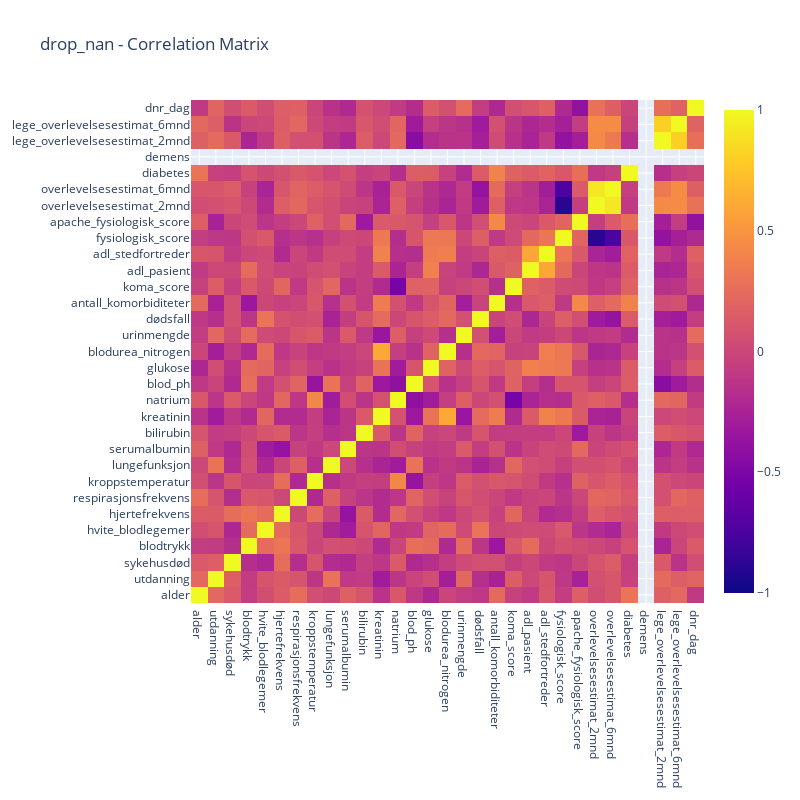
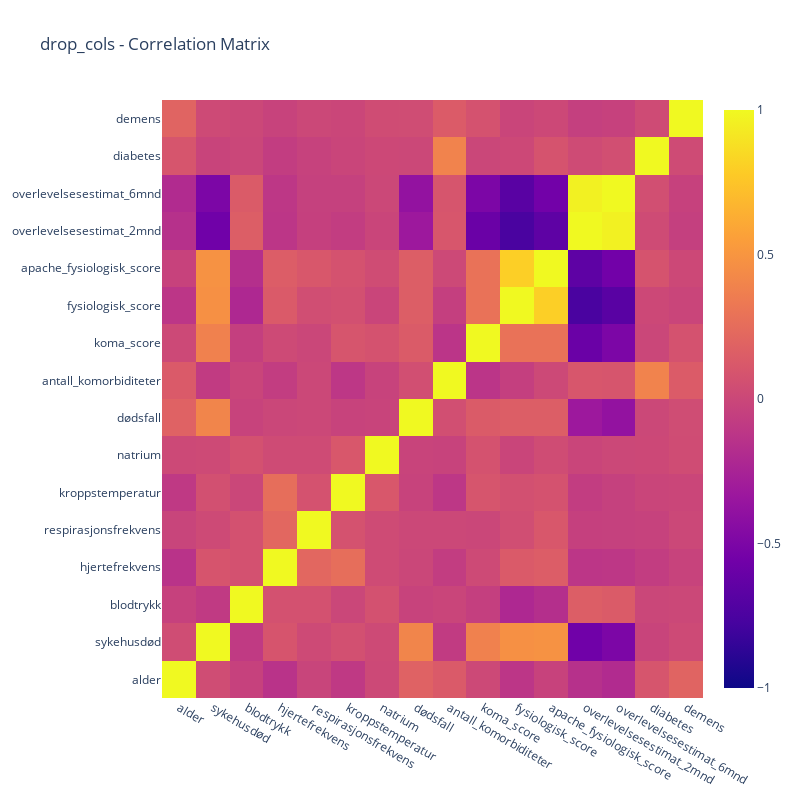
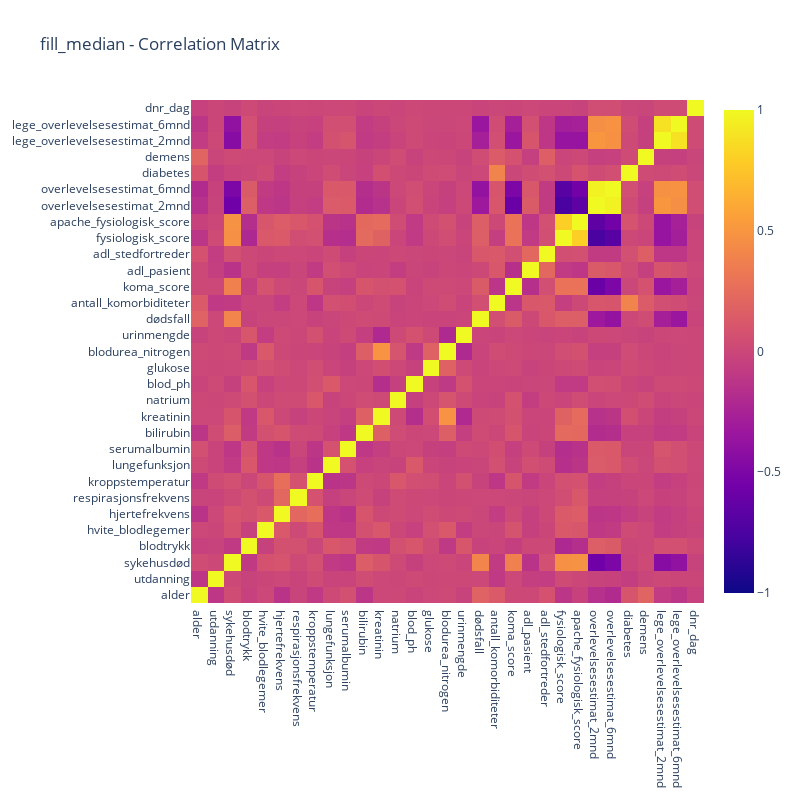
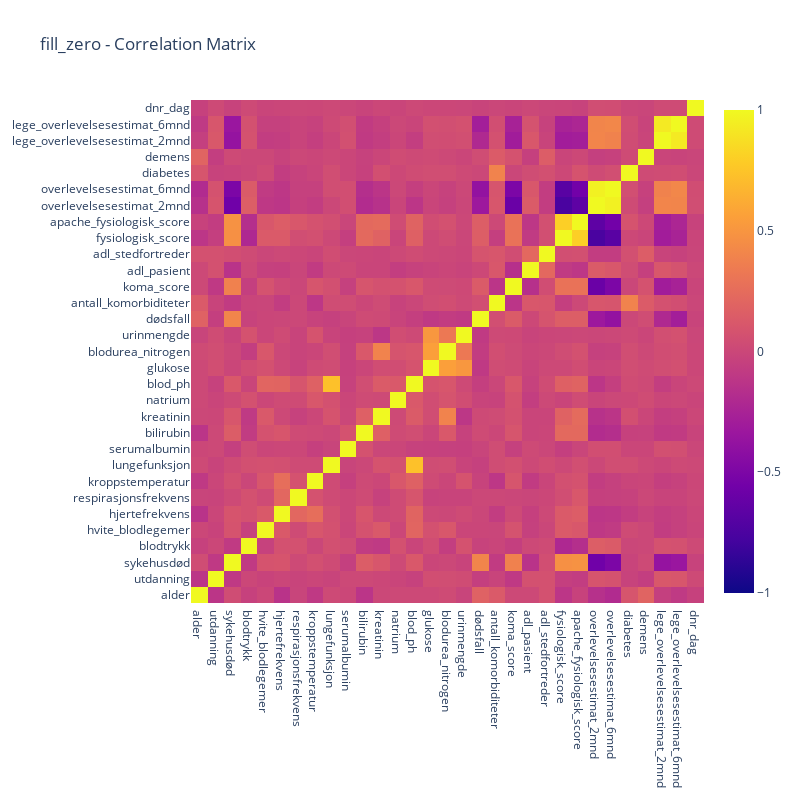

The notebook cell these images were saved under, in order:
### Code cell
# Define the strategies and models
strategies = ['drop_nan', 'drop_cols', 'fill_median', 'fill_zero', 'knn_imputation']
models = list(model_pipelines.keys())

# Create a dictionary to store the results
results = {}

for strategy in strategies:
    if strategy == 'drop_nan':
        X_strategy, y_strategy = drop_nan(X, y)
    elif strategy == 'drop_cols':
        X_strategy, y_strategy = drop_cols(X, y)
    elif strategy == 'fill_median':
        X_strategy, y_strategy = fill_median(X, y)
    elif strategy == 'fill_zero':
        X_strategy, y_strategy = fill_zero(X, y)
    elif strategy == 'knn_imputation':
        X_strategy, y_strategy = knn_imputation(X, y)
        

    # Split the data into training, validation, and testing sets
    X_train_temp, X_test, y_train_temp, y_test = train_test_split(X_strategy, y_strategy, test_size=0.2, random_state=24)
    X_train, X_val, y_train, y_val = train_test_split(X_train_temp, y_train_temp, test_size=0.25, random_state=24)

    # Compute the correlation matrix
    numeric_cols = X_strategy.select_dtypes(include=['int64', 'float64']).columns
    corr_matrix = X_strategy[numeric_cols].corr()

    # Create the heatmap using Plotly
    fig = go.Figure(data=go.Heatmap(
        z=corr_matrix.values,
        x=corr_matrix.columns,
        y=corr_matrix.columns,
        zmin=-1, zmax=1
    ))

    # Update layout to add a title and adjust sizing
    fig.update_layout(
        title=f'{strategy} - Correlation Matrix',
        xaxis_nticks=len(corr_matrix.columns),
        yaxis_nticks=len(corr_matrix.columns),
        autosize=False,
        width=800,  # you can adjust the size here
        height=800
    )

    # Show the heatmap
    fig.show()

    categorical_cols = X_strategy.select_dtypes(exclude=['int64', 'float64']).columns
    numerical_cols = [ col for col in X_strategy.columns if col not in categorical_cols]

    categorical_transformer = Pipeline(steps=[
        ('converter', FunctionTransformer(lambda x: x.astype(str))),  # Convert to strings
        ('onehot', OneHotEncoder(handle_unknown='ignore'))
    ])
    numerical_transformer = Pipeline(steps=[
        ('scaler', StandardScaler())
    ])

    preprocessor = ColumnTransformer(
        transformers=[
            ('num', numerical_transformer, numerical_cols),
            ('cat', categorical_transformer, categorical_cols)
        ]
    )

    best_rmse = float('inf')
    best_model_name = None
    best_model_pipeline = None

    for model_name in models:
        model_pipeline = create_model_pipeline(model_name, preprocessor)
        model_pipeline.fit(X_train, y_train)
        y_val_pred = model_pipeline.predict(X_val)
        rmse_val = mean_squared_error(y_val, y_val_pred, squared=False)
        print(f'{model_name}: {rmse_val}')
        if rmse_val < best_rmse:
            best_rmse = rmse_val
            best_model_name = model_name
            best_model_pipeline = model_pipeline


    # Calculate the predicted values for the validation set
    y_val_pred = best_model_pipeline.predict(X_val)

    # Calculate the absolute difference between predicted and actual values
    diff = np.abs(y_val - y_val_pred)

    # Calculate the percentage of values with 10 or less difference
    within_10_diff_percent = np.sum(diff <= 10) / len(y_val) * 100

    results[strategy] = {
        'best_model': best_model_name,
        'validation_rmse': best_rmse,
        'within_10_diff_percent': within_10_diff_percent
    }

    print(f'{strategy} - Best Model: {best_model_name}')
    print(f'{strategy} - Validation RMSE: {best_rmse:.2f}')
    print(f'{strategy} - Within 10 diff: {within_10_diff_percent:.2f}%')

### Figure 1 — Plotly figure (JSON) as saved in the notebook; plotly's stock layout.template omitted (floating-point values rounded to 4 significant figures; data arrays with more than 128 entries replaced by an {"elided": "..."} marker saying what was removed)
{"data": [{"type": "heatmap", "x": ["alder", "utdanning", "sykehusdød", "blodtrykk", "hvite_blodlegemer", "hjertefrekvens", "respirasjonsfrekvens", "kroppstemperatur", "lungefunksjon", "serumalbumin", "bilirubin", "kreatinin", "natrium", "blod_ph", "glukose", "blodurea_nitrogen", "urinmengde", "dødsfall", "antall_komorbiditeter", "koma_score", "adl_pasient", "adl_stedfortreder", "fysiologisk_score", "apache_fysiologisk_score", "overlevelsesestimat_2mnd", "overlevelsesestimat_6mnd", "diabetes", "demens", "lege_overlevelsesestimat_2mnd", "lege_overlevelsesestimat_6mnd", "dnr_dag"], "y": ["alder", "utdanning", "sykehusdød", "blodtrykk", "hvite_blodlegemer", "hjertefrekvens", "respirasjonsfrekvens", "kroppstemperatur", "lungefunksjon", "serumalbumin", "bilirubin", "kreatinin", "natrium", "blod_ph", "glukose", "blodurea_nitrogen", "urinmengde", "dødsfall", "antall_komorbiditeter", "koma_score", "adl_pasient", "adl_stedfortreder", "fysiologisk_score", "apache_fysiologisk_score", "overlevelsesestimat_2mnd", "overlevelsesestimat_6mnd", "diabetes", "demens", "lege_overlevelsesestimat_2mnd", "lege_overlevelsesestimat_6mnd", "dnr_dag"], "z": {"elided": "31x31 float values"}, "zmax": 1, "zmin": -1}], "layout": {"autosize": false, "height": 800, "title": {"text": "drop_nan - Correlation Matrix"}, "width": 800, "xaxis": {"nticks": 31}, "yaxis": {"nticks": 31}}}

### Figure 2 — Plotly figure (JSON) as saved in the notebook; plotly's stock layout.template omitted (floating-point values rounded to 4 significant figures; data arrays with more than 128 entries replaced by an {"elided": "..."} marker saying what was removed)
{"data": [{"type": "heatmap", "x": ["alder", "sykehusdød", "blodtrykk", "hjertefrekvens", "respirasjonsfrekvens", "kroppstemperatur", "natrium", "dødsfall", "antall_komorbiditeter", "koma_score", "fysiologisk_score", "apache_fysiologisk_score", "overlevelsesestimat_2mnd", "overlevelsesestimat_6mnd", "diabetes", "demens"], "y": ["alder", "sykehusdød", "blodtrykk", "hjertefrekvens", "respirasjonsfrekvens", "kroppstemperatur", "natrium", "dødsfall", "antall_komorbiditeter", "koma_score", "fysiologisk_score", "apache_fysiologisk_score", "overlevelsesestimat_2mnd", "overlevelsesestimat_6mnd", "diabetes", "demens"], "z": {"elided": "16x16 float values"}, "zmax": 1, "zmin": -1}], "layout": {"autosize": false, "height": 800, "title": {"text": "drop_cols - Correlation Matrix"}, "width": 800, "xaxis": {"nticks": 16}, "yaxis": {"nticks": 16}}}

### Figure 3 — Plotly figure (JSON) as saved in the notebook; plotly's stock layout.template omitted (floating-point values rounded to 4 significant figures; data arrays with more than 128 entries replaced by an {"elided": "..."} marker saying what was removed)
{"data": [{"type": "heatmap", "x": ["alder", "utdanning", "sykehusdød", "blodtrykk", "hvite_blodlegemer", "hjertefrekvens", "respirasjonsfrekvens", "kroppstemperatur", "lungefunksjon", "serumalbumin", "bilirubin", "kreatinin", "natrium", "blod_ph", "glukose", "blodurea_nitrogen", "urinmengde", "dødsfall", "antall_komorbiditeter", "koma_score", "adl_pasient", "adl_stedfortreder", "fysiologisk_score", "apache_fysiologisk_score", "overlevelsesestimat_2mnd", "overlevelsesestimat_6mnd", "diabetes", "demens", "lege_overlevelsesestimat_2mnd", "lege_overlevelsesestimat_6mnd", "dnr_dag"], "y": ["alder", "utdanning", "sykehusdød", "blodtrykk", "hvite_blodlegemer", "hjertefrekvens", "respirasjonsfrekvens", "kroppstemperatur", "lungefunksjon", "serumalbumin", "bilirubin", "kreatinin", "natrium", "blod_ph", "glukose", "blodurea_nitrogen", "urinmengde", "dødsfall", "antall_komorbiditeter", "koma_score", "adl_pasient", "adl_stedfortreder", "fysiologisk_score", "apache_fysiologisk_score", "overlevelsesestimat_2mnd", "overlevelsesestimat_6mnd", "diabetes", "demens", "lege_overlevelsesestimat_2mnd", "lege_overlevelsesestimat_6mnd", "dnr_dag"], "z": {"elided": "31x31 float values"}, "zmax": 1, "zmin": -1}], "layout": {"autosize": false, "height": 800, "title": {"text": "fill_median - Correlation Matrix"}, "width": 800, "xaxis": {"nticks": 31}, "yaxis": {"nticks": 31}}}

### Figure 4 — Plotly figure (JSON) as saved in the notebook; plotly's stock layout.template omitted (floating-point values rounded to 4 significant figures; data arrays with more than 128 entries replaced by an {"elided": "..."} marker saying what was removed)
{"data": [{"type": "heatmap", "x": ["alder", "utdanning", "sykehusdød", "blodtrykk", "hvite_blodlegemer", "hjertefrekvens", "respirasjonsfrekvens", "kroppstemperatur", "lungefunksjon", "serumalbumin", "bilirubin", "kreatinin", "natrium", "blod_ph", "glukose", "blodurea_nitrogen", "urinmengde", "dødsfall", "antall_komorbiditeter", "koma_score", "adl_pasient", "adl_stedfortreder", "fysiologisk_score", "apache_fysiologisk_score", "overlevelsesestimat_2mnd", "overlevelsesestimat_6mnd", "diabetes", "demens", "lege_overlevelsesestimat_2mnd", "lege_overlevelsesestimat_6mnd", "dnr_dag"], "y": ["alder", "utdanning", "sykehusdød", "blodtrykk", "hvite_blodlegemer", "hjertefrekvens", "respirasjonsfrekvens", "kroppstemperatur", "lungefunksjon", "serumalbumin", "bilirubin", "kreatinin", "natrium", "blod_ph", "glukose", "blodurea_nitrogen", "urinmengde", "dødsfall", "antall_komorbiditeter", "koma_score", "adl_pasient", "adl_stedfortreder", "fysiologisk_score", "apache_fysiologisk_score", "overlevelsesestimat_2mnd", "overlevelsesestimat_6mnd", "diabetes", "demens", "lege_overlevelsesestimat_2mnd", "lege_overlevelsesestimat_6mnd", "dnr_dag"], "z": {"elided": "31x31 float values"}, "zmax": 1, "zmin": -1}], "layout": {"autosize": false, "height": 800, "title": {"text": "fill_zero - Correlation Matrix"}, "width": 800, "xaxis": {"nticks": 31}, "yaxis": {"nticks": 31}}}
